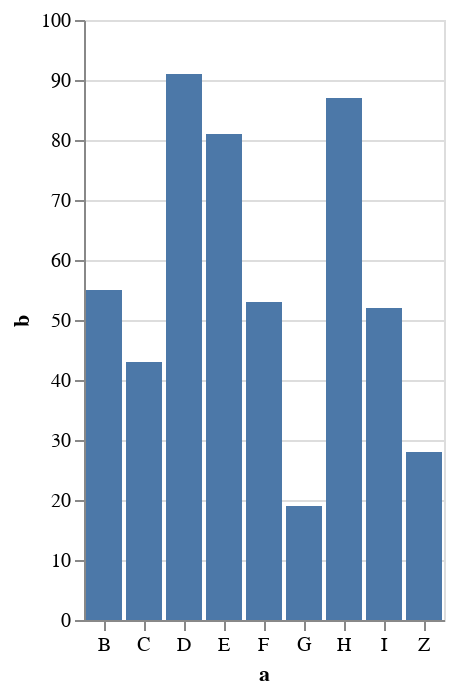

This figure's Vega-Lite source:
### Vega-Lite specification from a JSON file in a GitHub repository (floating-point values rounded to 4 significant figures)
{"$schema": "https://vega.github.io/schema/vega-lite/v4.json", "description": "A simple bar chart with embedded data.", "data": {"values": [{"a": "Z", "b": 28}, {"a": "B", "b": 55}, {"a": "C", "b": 43}, {"a": "D", "b": 91}, {"a": "E", "b": 81}, {"a": "F", "b": 53}, {"a": "G", "b": 19}, {"a": "H", "b": 87}, {"a": "I", "b": 52}]}, "mark": "bar", "encoding": {"x": {"field": "a", "type": "nominal", "axis": {"labelAngle": 0}}, "y": {"field": "b", "type": "quantitative"}}, "config": {}}
